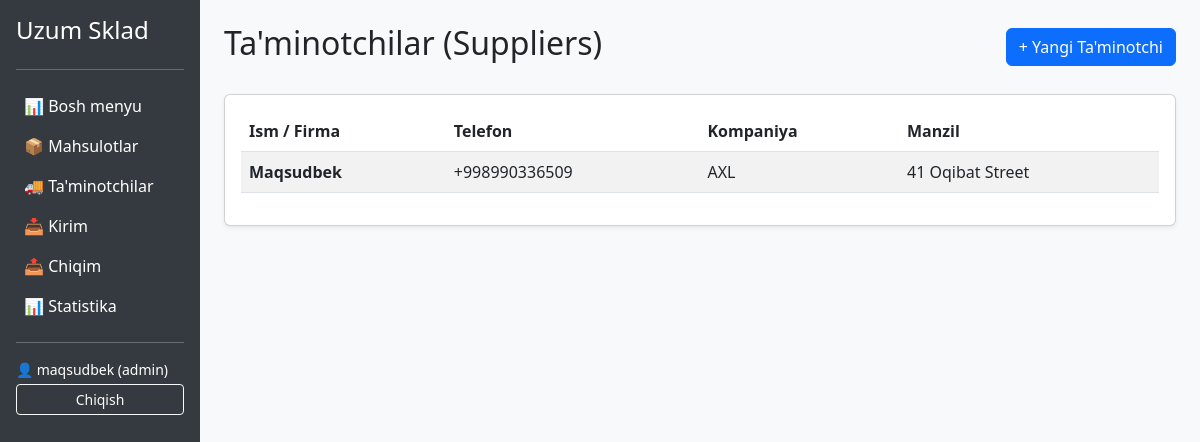
/suppliers/ (signed in), run on the app's committed database.
### accounts/models.py (models this page shows, shortened)
class CustomUser(AbstractUser):
    ROLE_CHOICES = (
        ('admin', 'Admin'),
        ('client', 'Client')
    )
    role = models.CharField(max_length = 10, choices = ROLE_CHOICES, default = 'client')
    created_at = models.DateTimeField(auto_now_add = True)

### suppliers/models.py (models this page shows, shortened)
class Supplier(models.Model):
    name = models.CharField(max_length=150)
    phone = models.CharField(max_length=15)
    company = models.CharField(max_length=150)
    address = models.TextField(max_length=150)
    created_ad = models.DateTimeField(auto_now_add=True)

### suppliers/views.py (the view)
# urls.py: path('suppliers/', supplier_list, name='supplier_list'),
@login_required
def supplier_list(request):
    suppliers = Supplier.objects.all()
    return render(request, 'suppliers/supplier_list.html', {'suppliers': suppliers})

### templates/suppliers/supplier_list.html
{% extends 'base.html' %}
{% block content %}
<div class="d-flex justify-content-between align-items-center mb-4">
    <h2>Ta'minotchilar (Suppliers)</h2>
    <a href="{% url 'supplier_create' %}" class="btn btn-primary">+ Yangi Ta'minotchi</a>
</div>
<div class="card shadow-sm">
    <div class="card-body">
        <table class="table table-striped">
            <thead>
                <tr>
                    <th>Ism / Firma</th>
                    <th>Telefon</th>
                    <th>Kompaniya</th>
                    <th>Manzil</th>
                </tr>
            </thead>
            <tbody>
                {% for supplier in suppliers %}
                <tr>
                    <td><strong>{{ supplier.name }}</strong></td>
                    <td>{{ supplier.phone }}</td>
                    <td>{{ supplier.company }}</td>
                    <td>{{ supplier.address }}</td>
                </tr>
                {% empty %}
                <tr>
                    <td colspan="4" class="text-center text-muted">Ta'minotchilar ro'yxati bo'sh.</td>
                </tr>
                {% endfor %}
            </tbody>
        </table>
    </div>
</div>
{% endblock %}

### templates/base.html (shortened to what this page needs)
<!DOCTYPE html>
<html lang="uz">
<head>
    <link href="https://cdn.jsdelivr.net/npm/bootstrap@5.3.0/dist/css/bootstrap.min.css" rel="stylesheet">
</head>
<body>
<div class="container-fluid">
    <div class="row">
<div class="col-md-2 sidebar p-3 text-white" style="background-color: #343a40; min-height: 100vh;">
    <h4 class="mb-4">Uzum Sklad</h4>
    <hr>
    <a href="{% url 'dashboard' %}" class="d-block text-white text-decoration-none p-2 hover-effect">
        📊 Bosh menyu
    </a>
    <a href="{% url 'product_list' %}" class="d-block text-white text-decoration-none p-2 hover-effect">
        📦 Mahsulotlar
    </a>
    {% if user.role == 'admin' %}
        <a href="{% url 'supplier_list' %}" class="d-block text-white text-decoration-none p-2 hover-effect">
            🚚 Ta'minotchilar
        </a>
        <a href="{% url 'stock_in_list' %}" class="d-block text-white text-decoration-none p-2 hover-effect">
            📥 Kirim
        </a>
        <a href="{% url 'stock_out_list' %}" class="d-block text-white text-decoration-none p-2 hover-effect">
            📤 Chiqim
        </a>
        <a href="{% url 'statistics' %}" class="d-block text-white text-decoration-none p-2 hover-effect">
            📊 Statistika
        </a>
    {% endif %}
    <hr>
    {% if user.is_authenticated %}
        <div class="mt-3">
            <p class="small mb-1">👤 {{ user.username }} ({{ user.role }})</p>
            <form action="{% url 'logout' %}" method="post">
                <button type="submit" class="btn btn-outline-light btn-sm w-100">Chiqish</button>
            </form>
        </div>
    {% else %}
        <a href="{% url 'login' %}" class="btn btn-primary w-100">Kirish</a>
    {% endif %}
</div>
        <div class="col-md-10 p-4">
            {% block content %}
            {% endblock %}
        </div>
    </div>
</div>
</body>
</html>

### templates/base.html (style rules this page uses)
body { background-color: #f8f9fa; }
.sidebar { min-height: 100vh; background-color: #343a40; color: white; }
.sidebar a { color: white; text-decoration: none; padding: 10px; display: block; }

### data on the page
CustomUser: username "maqsudbek", role "admin"
Supplier: name "Maqsudbek", phone "+998990336509", company "AXL", address "41 Oqibat Street"
